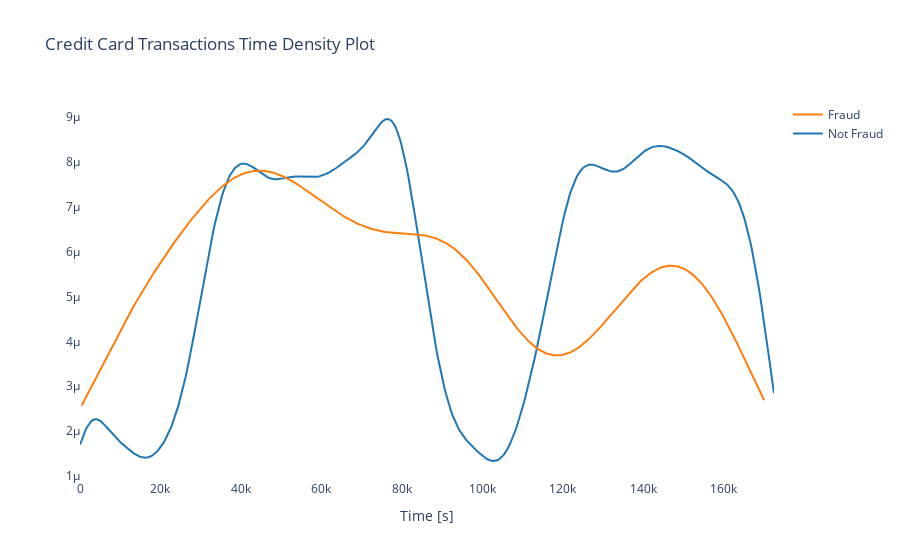

Notebook source saved alongside this figure:
### Code cell
class_0 = data_df.loc[data_df['Class'] == 0]["Time"]
class_1 = data_df.loc[data_df['Class'] == 1]["Time"]

hist_data = [class_0, class_1]
group_labels = ['Not Fraud', 'Fraud']

fig = ff.create_distplot(hist_data, group_labels, show_hist=False, show_rug=False)
fig['layout'].update(title='Credit Card Transactions Time Density Plot', xaxis=dict(title='Time [s]'),paper_bgcolor='rgba(0,0,0,0)',
    plot_bgcolor='rgba(0,0,0,0)')
iplot(fig, filename='dist_only')

### Figure 1 — Plotly figure (JSON) as saved in the notebook; plotly's stock layout.template omitted (floating-point values rounded to 4 significant figures; data arrays with more than 128 entries replaced by an {"elided": "..."} marker saying what was removed)
{"data": [{"legendgroup": "Not Fraud", "marker": {"color": "rgb(31, 119, 180)"}, "mode": "lines", "name": "Not Fraud", "showlegend": true, "type": "scatter", "x": {"elided": "500 float values"}, "xaxis": "x", "y": {"elided": "500 float values"}, "yaxis": "y"}, {"legendgroup": "Fraud", "marker": {"color": "rgb(255, 127, 14)"}, "mode": "lines", "name": "Fraud", "showlegend": true, "type": "scatter", "x": {"elided": "500 float values"}, "xaxis": "x", "y": {"elided": "500 float values"}, "yaxis": "y"}], "layout": {"barmode": "overlay", "hovermode": "closest", "legend": {"traceorder": "reversed"}, "paper_bgcolor": "rgba(0,0,0,0)", "plot_bgcolor": "rgba(0,0,0,0)", "title": {"text": "Credit Card Transactions Time Density Plot"}, "xaxis": {"anchor": "y2", "domain": [0, 1], "title": {"text": "Time [s]"}, "zeroline": false}, "yaxis": {"anchor": "free", "domain": [0, 1], "position": 0}}}
